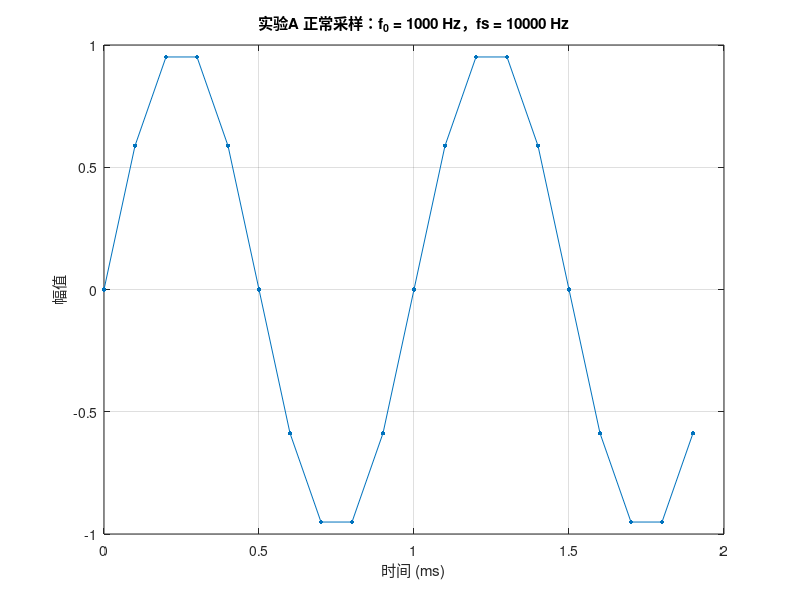

This figure's MATLAB source: (Note: this script raises an error after producing the figure.)
%% ===== 混叠演示 aliasing_demo.m =====
% 目的：演示采样定理、混叠现象、混叠的不可逆性
% 用法：直接运行；或只改下面"参数区"后重跑
% 作者 / 日期：<你的名字> / 2026.10

clear; close all; clc;

%% ---------- 参数区（只改这里）----------
f0       = 1000;      % 信号频率 (Hz)
fs_good  = 10000;     % 正常采样率 (Hz)，远高于奈奎斯特
fs_bad   = 1200;      % 欠采样率 (Hz)，低于奈奎斯特 2*f0 = 2000
T_short  = 2e-3;      % 短观察时长 (s)，用来看波形
T_long   = 0.1;       % 长观察时长 (s)，用来做频谱
N_fft    = 1024;      % FFT 点数
save_fig = false;     % 改成 true 就自动把图存成 png
% save_fig = true;     % 改成 true 就自动把图存成 png

%% ---------- 实验 A：正常采样 ----------
t_a = 0 : 1/fs_good : T_short - 1/fs_good;
x_a = sin(2*pi*f0*t_a);

figure(1);
plot(t_a*1e3, x_a, '.-', 'MarkerSize', 10);
xlabel('时间 (ms)'); ylabel('幅值');
title(sprintf('实验A 正常采样：f_0 = %d Hz，fs = %d Hz', f0, fs_good));
grid on;

%% ---------- 实验 B1：欠采样波形 ----------
t_b = 0 : 1/fs_bad : T_long - 1/fs_bad;
x_b = sin(2*pi*f0*t_b);

figure(2);
plot(t_b*1e3, x_b, '.-', 'MarkerSize', 10);
xlabel('时间 (ms)'); ylabel('幅值');
title(sprintf('实验B1 欠采样：f_0 = %d Hz，fs = %d Hz（奈奎斯特 = %d Hz）', f0, fs_bad, fs_bad/2));
   
grid on;

%% ---------- 实验 B2：频谱 ----------
X      = fft(x_b, N_fft) / length(x_b);
f_axis = (0:N_fft-1) * (fs_bad/N_fft);
half   = 1:N_fft/2;

figure(3);
plot(f_axis(half), abs(X(half)), 'LineWidth', 1.2);
xlabel('频率 (Hz)'); ylabel('幅值');
title(sprintf('实验B2 频谱：%d Hz 信号在 fs = %d Hz 下看起来是 %d Hz', f0, fs_bad, abs(f0-fs_bad)));
    
grid on; xlim([0 fs_bad/2]);

%% ---------- 实验 B3：混叠不可逆 ----------
f_alias = abs(f0 - fs_bad);        % 理论混叠频率

figure(4);
plot(t_b*1e3, x_b, 'o-', 'MarkerSize', 7, 'LineWidth', 1); hold on;
plot(t_b*1e3,  sin(2*pi*f_alias*t_b), 'x--', 'MarkerSize', 10);
plot(t_b*1e3, -sin(2*pi*f_alias*t_b), 's:', 'MarkerSize', 7);
hold off;
xlabel('时间 (ms)'); ylabel('幅值');
title(sprintf('实验B3 混叠不可逆：%d Hz 与 -%d Hz 采出同一组点', f0, f_alias));
legend('欠采样数据（来自 1000 Hz）', sprintf('+%d Hz（对不上）', f_alias), sprintf('-%d Hz（完全重合）', f_alias), 'Location', 'best');
    
grid on; xlim([0 10]);          % 只看前 10 ms，点太密反而看不清

%% ---------- 实验 C：幻影频率 vs 采样率 ----------
fs_sweep      = 200 : 5 : 10000;
f_alias_sweep = abs(f0 - round(f0 ./ fs_sweep) .* fs_sweep);

figure(5);
subplot(2,1,1);
plot(fs_sweep, f_alias_sweep);
xlabel('采样率 fs (Hz)'); ylabel('混叠频率 (Hz)');
title('线性坐标：锯齿集中在 fs < f_0 的区域'); grid on;

subplot(2,1,2);
semilogx(fs_sweep, f_alias_sweep);  %在**对数 X 轴**上，这些齿尖会**均匀隔开**
xlabel('采样率 fs (Hz，对数)'); ylabel('混叠频率 (Hz)');
title('对数坐标：齿尖在 fs = f_0/k 处等间距（此处混叠为 0，变成直流）'); grid on;
% `semilogx(x,y)`
% 和普通`plot`区别：
% - `plot`：X、Y 都是**线性坐标**（等距离代表等数值）
% - `semilogx`：**X 轴对数坐标，Y 轴线性坐标**

%% ---------- 一键保存图片 ----------
if save_fig
    fig_names = {'01_normal_sampling', '02_undersampling_waveform', ...
        '03_spectrum_200Hz',  '04_aliasing_irreversible', ...
        '05_alias_vs_fs'};
    for k = 1:5
        exportgraphics(figure(k), sprintf('%s.png', fig_names{k}), 'Resolution', 150);
    end
    disp('5 张图已保存到当前目录');
end
